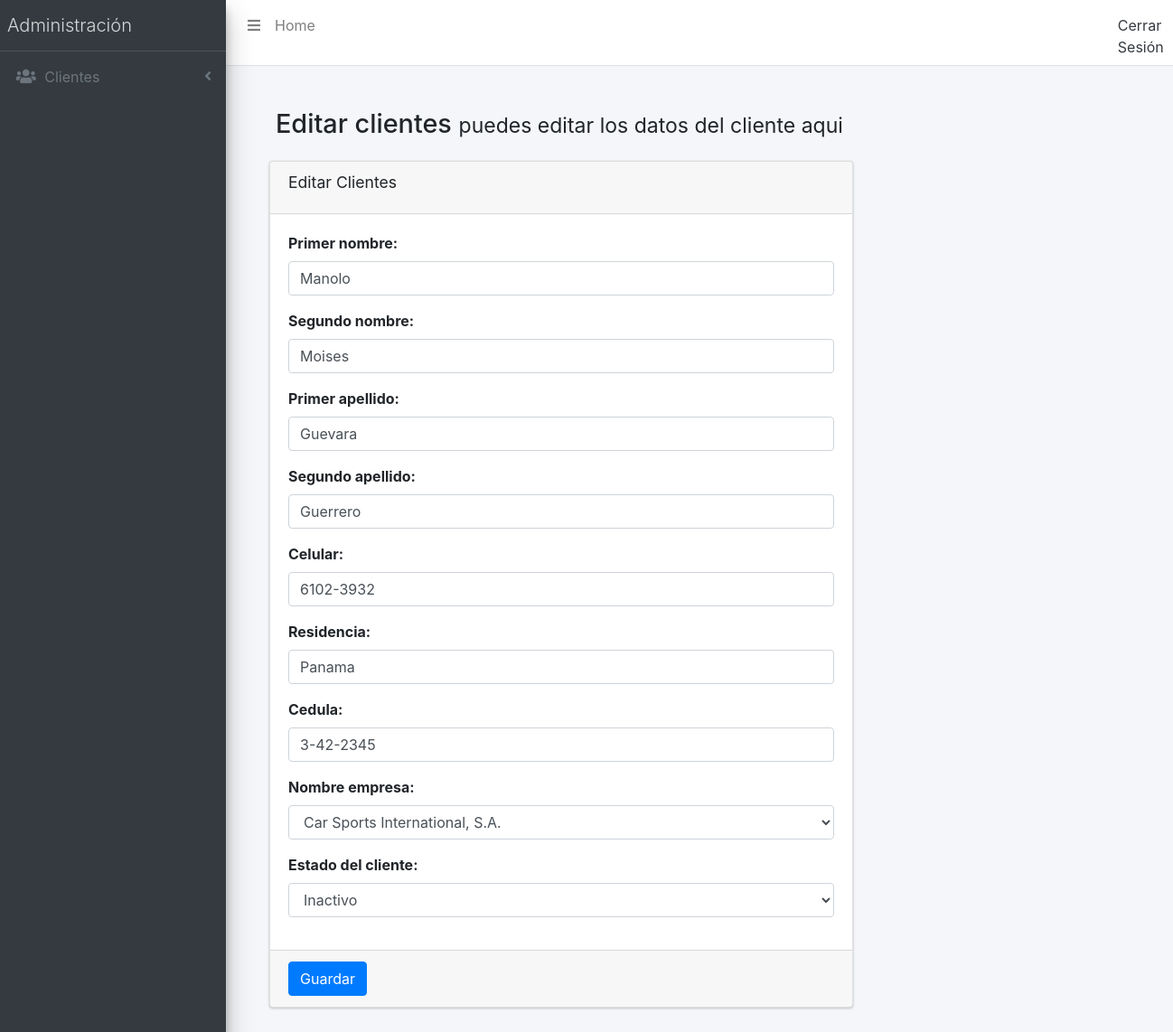
Page /pages/actualizar/actualizar.php?id=46 on the committed database.
### tables this page shows
CREATE TABLE `clientes` (
  `idClientes` int(11) NOT NULL,
  `primer_nombre` varchar(100) NOT NULL,
  `segundo_nombre` varchar(100) NOT NULL,
  `primer_apellido` varchar(100) NOT NULL,
  `segundo_apellido` varchar(100) NOT NULL,
  `celular_cliente` varchar(20) NOT NULL,
  `ubicacion_cliente` varchar(264) NOT NULL,
  `cedula` varchar(30) NOT NULL,
  `idEmpresa` int(11) NOT NULL,
  `idActivo` int(11) NOT NULL
);

### pages/actualizar/actualizar.php (the view, shortened to what this page needs)
<?php
include_once '../../includes/templates/header.php';
include_once '../../includes/templates/menu.php';
$id = $_GET['id'];
?>
<div class="content-wrapper">
    <section class="content-header">
      <div class="container-fluid">
        <div class="row mb-2">
          <div class="col-sm-12">
            <h1>Editar clientes <small>puedes editar los datos del cliente aqui</small></h1>
          </div>
        </div>
      </div>
    </section>
    <div class="row">
      <div class="col-md-8 ml-3">
    <section class="content">
      <div class="card">
        <div class="card-header">
          <h3 class="card-title">Editar Clientes</h3>
        </div>
        <?php
             require_once('../../includes/funciones/conexionBd.php');
             $sql = "SELECT * FROM `clientes` WHERE `idClientes` = $id ";
             $resultado = $conn->query($sql);
             $cliente = $resultado->fetch_assoc();
        ?>
        <form role="form" name="guardar-registro" id="guardar-registro" method="post" action="modelo-cliente-actualizar.php">
           <div class="card-body ">
              <div class="form-group">
                  <label for="primer_nombre">Primer nombre:</label>
                  <input type="text" class="form-control" id="primer_nombre" name="primer_nombre" placeholder="Primer nombre" value="<?php echo $cliente['primer_nombre']; ?>">
               </div>
               <div class="form-group">
                  <label for="segundo_nombre">Segundo nombre:</label>
                  <input type="text" class="form-control" id="segundo_nombre" name="segundo_nombre" placeholder="Segundo nombre"value="<?php echo $cliente['segundo_nombre']; ?>">
               </div>
               <div class="form-group">
                  <label for="primer_apellido">Primer apellido:</label>
                  <input type="text" class="form-control" id="primer_apellido" name="primer_apellido" placeholder="Primer apellido"value="<?php echo $cliente['primer_apellido']; ?>">
               </div>
               <div class="form-group">
                  <label for="segundo_apellido">Segundo apellido:</label>
                  <input type="text" class="form-control" id="segundo_apellido" name="segundo_apellido" placeholder="Segundo apellido"value="<?php echo $cliente['segundo_apellido']; ?>">
               </div>
               <div class="form-group">
                  <label for="celular">Celular:</label>
                  <input type="text" class="form-control" id="celular" name="celular" placeholder="Celular" value="<?php echo $cliente['celular_cliente']; ?>">
               </div>
               <div class="form-group">
                  <label for="residencia">Residencia:</label>
                  <input type="text" class="form-control" id="residencia" name="residencia" placeholder="Residencia" value="<?php echo $cliente['ubicacion_cliente']; ?>">
               </div>
               <div class="form-group">
                  <label for="cedula">Cedula:</label>
                  <input type="text" class="form-control" id="cedula" name="cedula" placeholder="Cedula " value="<?php echo $cliente['cedula']; ?>">
               </div>
               <div class="form-group">
                     <label for="nombre_empresa">Nombre empresa:</label>
                     <select name="nombre_empresa" class="form-control seleccionar">
                         <?php
                         try{
                           require_once('../../includes/funciones/conexionBd.php');
                           $empresa_actual = $cliente['idEmpresa'];
                           $sql = "SELECT * FROM empresa ";
                           $resultado = $conn->query($sql);
                           while($empresa = $resultado->fetch_assoc()) {
                              if($empresa['idEmpresa'] == $empresa_actual){ ?>
                             <option value="<?php echo $empresa['idEmpresa']; ?>" selected>
                              <?php echo $empresa['nombre_empresa']; ?>
                              </option>
                             <?php } else { ?>
                                 <option value="<?php echo $empresa['idEmpresa']; ?>">
                             <?php }
                             }
                      } catch (Exception $e) {
                          echo "Error: " . $e->getMessage();
                      };
                      ?>
                 </select>
                </div>
                <div class="form-group">
                     <label for="activo">Estado del cliente:</label>
                     <select name="activo" class="form-control seleccionar">
                         <?php
                         try{
                           require_once('../../includes/funciones/conexionBd.php');
                           $estado_actual = $cliente['idActivo'];
                           $sql = "SELECT * FROM activo ";
                           $resultado = $conn->query($sql);
                           while($estado = $resultado->fetch_assoc()) {
                              if($estado['idActivo'] == $estado_actual){ ?>
                             <option value="<?php echo $estado['idActivo']; ?>" selected>
                              <?php echo $estado['estado_cliente']; ?>
                              </option>
                             <?php } else { ?>
                                 <option value="<?php echo $estado['idActivo']; ?>">
                             <?php }
                             }
                      } catch (Exception $e) {
                          echo "Error: " . $e->getMessage();
                      };
                      ?>
                 </select>
                </div>
         </div>
         <div class="card-footer">
                <button type="submit" class="btn btn-primary">Guardar</button>
         </div>
        </form>
    </div>
    </section>
       </div>
    </div>
  </div>
  <?php include_once '../../includes/templates/footer.php' ?>

### css/main.css (style rules this page uses)
.content-wrapper { background: #f4f6f9; overflow-x: hidden; padding: 2em; }
html { box-sizing: border-box; height: 100%; }
*, *:before, *:after { box-sizing: inherit; }
body { font-family: 'Lato', sans-serif; min-height: 100%; }

### rows in the picture
clientes: primer_nombre "Manolo", celular "6102-3932", residencia "Panama", cedula "3-42-2345"

### other values in the picture
form field nombre_empresa "Car Sports International, S.A."
form field activo "Inactivo"
